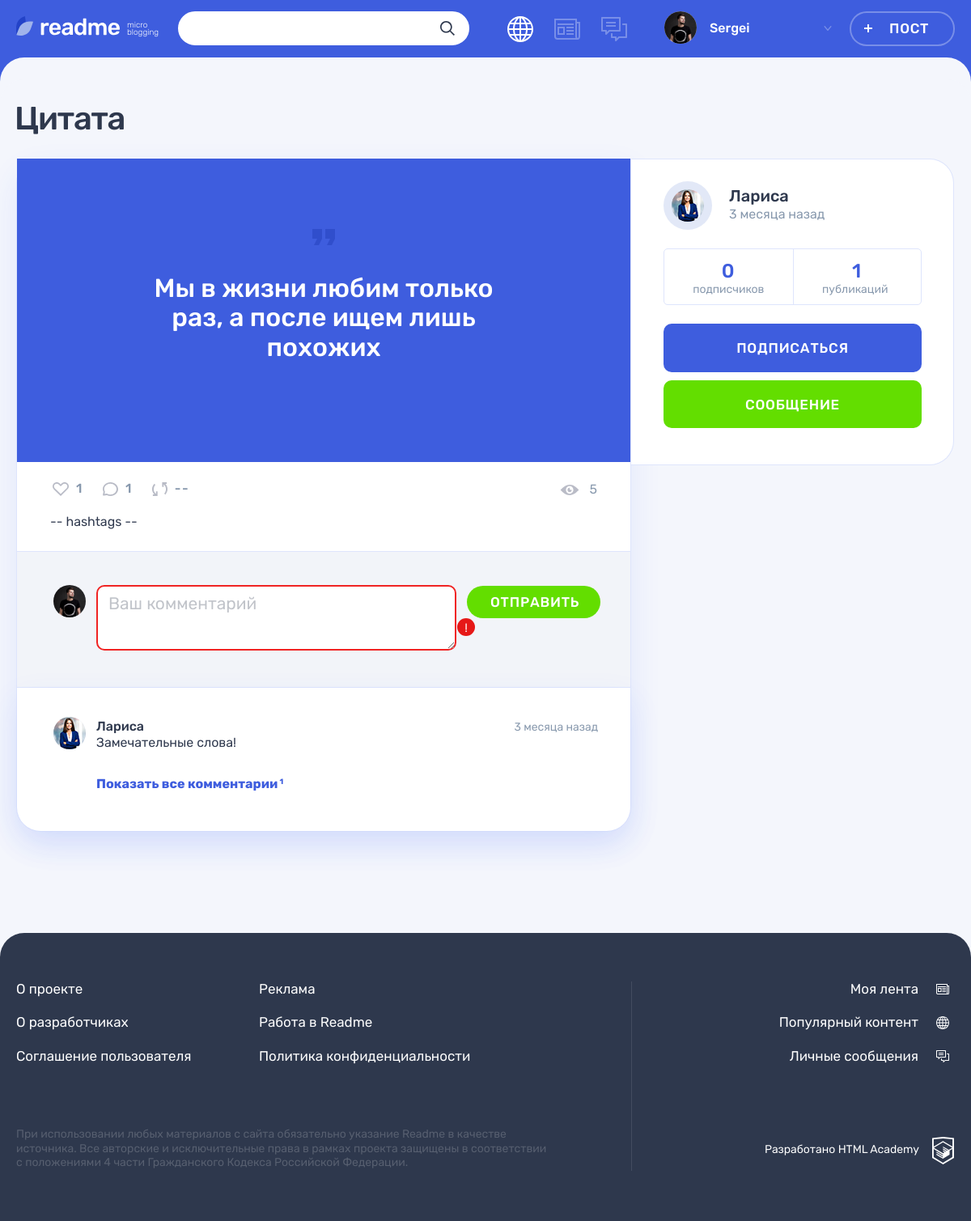
The page /post.php?id=1 on the database its author committed.
### tables this page shows
CREATE TABLE IF NOT EXISTS posts
(
    id              INT PRIMARY KEY AUTO_INCREMENT,
    created_at      DATETIME      NOT NULL,
    title           VARCHAR(2048) NOT NULL,
    content         TEXT          NOT NULL,
    quote_author    VARCHAR(255),
    image           VARCHAR(2048),
    video           VARCHAR(2048),
    link            VARCHAR(2048),
    views           INT,
    author_id       INT,
    content_type_id INT,
    FOREIGN KEY (author_id) REFERENCES users (id),
    FOREIGN KEY (content_type_id) REFERENCES content_types (id)
);

CREATE TABLE IF NOT EXISTS comments
(
    id         INT PRIMARY KEY AUTO_INCREMENT,
    created_at DATETIME NOT NULL,
    content    TEXT     NOT NULL,
    user_id    INT,
    post_id    INT,
    FOREIGN KEY (user_id) REFERENCES users (id),
    FOREIGN KEY (post_id) REFERENCES posts (id)
);

CREATE TABLE IF NOT EXISTS users
(
    id                INT PRIMARY KEY AUTO_INCREMENT,
    registration_date DATETIME     NOT NULL,
    email             VARCHAR(255) NOT NULL,
    login             VARCHAR(255) NOT NULL,
    password          BINARY(32)   NOT NULL,
    avatar            VARCHAR(2048)
);

### helpers.php (called while the page is built, shortened)
<?php
function get_noun_plural_form(int $number, string $one, string $two, string $many): string
{
    $number = (int)$number;
    $mod10 = $number % 10;
    $mod100 = $number % 100;
    switch (true) {
        case ($mod10 >= 2 && $mod10 <= 4):
            return $two;
    }
}
function include_template($name, array $data = [])
{
    $name = 'templates/' . $name;
    extract($data);
    require $name;
    $result = ob_get_clean();
    return $result;
}
function formatRelativeTime($amount, $one, $two, $many)
{
    $amount = round($amount);
    return $amount . ' ' . get_noun_plural_form($amount, $one, $two, $many) . ' назад';
}
function getTimeToShow($timestamp)
{
    $currentTimestamp = strtotime(date('d.m.Y.H:i:s'));
    $timeDifference = $currentTimestamp - $timestamp;
    switch (true) {
        case ($timeDifference >= 5 * WEEK):
            return formatRelativeTime($timeDifference / MONTH, 'месяц', 'месяца', 'месяцев');
    }
}

### db-data.php (called while the page is built, shortened)
<?php
function getDataFromDatabase($connection, $query)
{
    $rows = mysqli_query($connection, $query);
    return mysqli_fetch_all($rows, MYSQLI_ASSOC);
}
function getPosts($connection, $condition)
{
    $queryFragment = $condition ? "WHERE {$condition}" : "";
    return getDataFromDatabase($connection, "
        SELECT
            posts.*,
            users.login,
            users.avatar,
            content_types.name,
            content_types.icon_class,
            COUNT(likes.id) AS likes_amount,
            COUNT(comments.id) AS comments_amount
        FROM posts
        JOIN users ON posts.author_id = users.id
        JOIN content_types ON posts.content_type_id = content_types.id
        LEFT OUTER JOIN likes ON likes.post_id = posts.id
        JOIN comments ON posts.id = comments.post_id
        {$queryFragment}
        GROUP BY posts.id
        ORDER BY likes_amount DESC
        LIMIT 6
    ");
}
function getPost($connection, $getId)
{
    return getPosts($connection, "posts.id = '{$getId}'");
}
function getPostComments($connection, $getId)
{
    return getDataFromDatabase($connection, "
        SELECT *
        FROM comments
        JOIN users ON comments.user_id = users.id
        WHERE post_id = '{$getId}'
    ");
}
function getPostAuthor($connection, $getId)
{
    return getDataFromDatabase($connection, "
        SELECT users.id, registration_date, login
        FROM users
        JOIN posts ON users.id = posts.author_id
        WHERE posts.id = '{$getId}'
    ");
}
function getPostTemplate($post)
{
    $post = $post[0];
    if ($post['icon_class'] === 'text') {
        return include_template('post-text.php', ['text' => $post['content']]);
    } elseif ($post['icon_class'] === 'quote') {
        return include_template('post-quote.php', ['text' => $post['content'], 'author' => $post['quote_author']]);
    } elseif ($post['icon_class'] === 'photo') {
        return include_template('post-photo.php', ['img_url' => '../img/' . $post['image']]);
    } elseif ($post['icon_class'] === 'video') {
        return include_template('post-video.php', ['video' => $post['video']]);
    } elseif ($post['icon_class'] === 'link') {
        return include_template('post-link.php', ['url' => $post['link'], 'title' => $post['title']]);
    } else {
        return null;
    }
}

### templates/post-details.php (the view, shortened to what this page needs)
<main class="page__main page__main--publication">
  <div class="container">
      <?php $post = $post[0] ?>
    <h1 class="page__title page__title--publication">
        <?= $post['title'] ?>
    </h1>
    <section class="post-details">
      <div class="post-details__wrapper post-<?= $post['icon_class'] ?>">
        <div class="post-details__main-block post post--details">
          <?= $template = $postTemplate ? $postTemplate : 'Error! No template.'; ?>
          <div class="post__indicators">
            <div class="post__buttons">
              <a class="post__indicator post__indicator--likes button" href="#" title="Лайк">
                <svg class="post__indicator-icon" width="20" height="17">
                  <use xlink:href="#icon-heart"></use>
                </svg>
                <span><?= $post['likes_amount'] ?></span>
              </a>
              <a class="post__indicator post__indicator--comments button" href="#" title="Комментарии">
                <svg class="post__indicator-icon" width="19" height="17">
                  <use xlink:href="#icon-comment"></use>
                </svg>
                <span><?= $post['comments_amount'] ?></span>
              </a>
              <a class="post__indicator post__indicator--repost button" href="#" title="Репост">
                <svg class="post__indicator-icon" width="19" height="17">
                  <use xlink:href="#icon-repost"></use>
                </svg>
                <span>--</span>
              </a>
            </div>
            <span class="post__view"><?= $post['views'] ?></span>
          </div>
          <ul class="post__tags">
            -- hashtags --
          </ul>
          <div class="comments">
            <form class="comments__form form" action="#" method="post">
              <div class="comments__my-avatar">
                <img class="comments__picture" src="../img/userpic-medium.jpg" alt="Аватар пользователя">
              </div>
              <div class="form__input-section form__input-section--error">
                <textarea class="comments__textarea form__textarea form__input" placeholder="Ваш комментарий"></textarea>
                <button class="form__error-button button" type="button">!</button>
              </div>
              <button class="comments__submit button button--green" type="submit">Отправить</button>
            </form>
            <div class="comments__list-wrapper">
              <ul class="comments__list">
                  <?php foreach ($postComments as $postComment) : ?>
                    <li class="comments__item user">
                      <div class="comments__avatar">
                        <a class="user__avatar-link" href="#">
                          <img class="comments__picture" src="../img/<?= $postComment['avatar'] ?>" alt="Аватар пользователя">
                        </a>
                      </div>
                      <div class="comments__info">
                        <div class="comments__name-wrapper">
                          <a class="comments__user-name" href="#">
                            <span><?= $postComment['login'] ?></span>
                          </a>
                          <time class="comments__time"
                                datetime="<?= $postComment['created_at'] ?>">
                              <?php $commentTimestamp = strtotime($postComment['created_at']); ?>
                              <?= getTimeToShow($commentTimestamp) ?>
                          </time>
                        </div>
                        <p class="comments__text">
                            <?= $postComment['content'] ?>
                        </p>
                      </div>
                    </li>
                  <?php endforeach; ?>
              </ul>
              <a class="comments__more-link" href="#">
                <span>Показать все комментарии</span>
                <sup class="comments__amount"><?= count($postComments) ?></sup>
              </a>
            </div>
          </div>
        </div>
        <div class="post-details__user user">
          <div class="post-details__user-info user__info">
            <div class="post-details__avatar user__avatar">
              <a class="post-details__avatar-link user__avatar-link" href="#">
                <img class="post-details__picture user__picture" src="img/<?= $post['avatar'] ?>" alt="Аватар пользователя">
              </a>
            </div>
            <div class="post-details__name-wrapper user__name-wrapper">
              <a class="post-details__name user__name" href="#">
                <span><?= $postAuthor[0]['login'] ?></span>
              </a>
                <?php
                $userRegistrationDateTimeStamp = strtotime($userRegistrationDate)
                ?>
              <time class="post-details__time user__time"
                    datetime="<?= $userRegistrationDate ?>"
                    title="<?= date('d-m-Y H:i',
                        $userRegistrationDateTimeStamp) ?>"
              >
                  <?= getTimeToShow($userRegistrationDateTimeStamp) ?>
              </time>
            </div>
          </div>
          <div class="post-details__rating user__rating">
            <p class="post-details__rating-item user__rating-item user__rating-item--subscribers">
              <span class="post-details__rating-amount user__rating-amount"><?= count($authorSubscribers) ?></span>
              <span class="post-details__rating-text user__rating-text">подписчиков</span>
            </p>
            <p class="post-details__rating-item user__rating-item user__rating-item--publications">
              <span class="post-details__rating-amount user__rating-amount"><?= count ($totalPosts) ?></span>
              <span class="post-details__rating-text user__rating-text">публикаций</span>
            </p>
          </div>
          <div class="post-details__user-buttons user__buttons">
            <button class="user__button user__button--subscription button button--main" type="button">Подписаться</button>
            <a class="user__button user__button--writing button button--green" href="#">Сообщение</a>
          </div>
        </div>
      </div>
    </section>
  </div>
</main>

### rows shown on the page
posts: title "Цитата", views "5", author.avatar (picture)
comments: user.avatar (picture), user.login "Лариса", created_at "3 месяца назад", content "Замечательные слова!"
users: login "Лариса"

### other values the page prints
$user_name "Sergei"
$text "Мы в жизни любим только раз, а после ищем лишь похожих"
$post['likes_amount'] "1"
$post['comments_amount'] "1"
count($postComments) "1"
getTimeToShow($userRegistrationDateTimeStamp) "3 месяца назад"
count($authorSubscribers) "0"
count ($totalPosts) "1"
